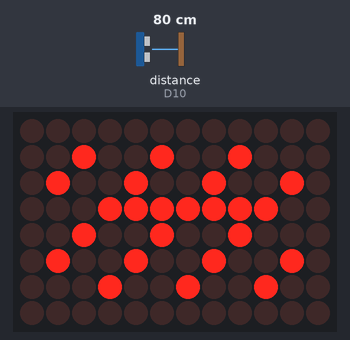
This sketch was run on a simulated Arduino Uno R4 WiFi. Shown: 12×8 LED matrix. Wiring (inferred from the names in the program): ultrasonic range finder: trigger D9; echo D10. The inputs (shaded band) are chosen by the test bench; at power-on: distance to the obstacle (sensor on D10) 80 cm. The echo pulse lasts 58.3 µs per cm; WiFi joins after 1.5 s; servers stay silent unless stated; uploads are accepted with an empty reply; what the sketch prints to the serial monitor is not drawn.

Above: at 0.1 s.

The sketch:

ARIA_UNO_R4_WiFi.ino
```cpp
#include <WiFiS3.h>
#include <Arduino_LED_Matrix.h>

// Change these values before uploading.
const char WIFI_SSID[] = ".@ iMake WiFi";
const char WIFI_PASS[] = "imake1234";
const char CLOUD_HOST[] = "roject-a-r-i-a.onrender.com"; // hostname only, no https://
const char DEVICE_TOKEN[] = "02ce576839ed8d0913243f01870f4f42e4651e409dcf0e5f"; // same as cloud environment variable
const int CLOUD_PORT = 443;
const int TRIG_PIN = 9;
const int ECHO_PIN = 10;

ArduinoLEDMatrix matrix;
WiFiSSLClient client;
unsigned long lastPost = 0;
unsigned long lastGesture = 0;
unsigned long nearSince = 0;
bool nearLatched = false;
String currentTopic = "HEART";

void showTopic(const String& topic) {
  // Built-in LED matrix animation: center marker for each topic.
  uint8_t frame[8][12] = {};
  int n = topic == "HEART" ? 3 : topic == "BRAIN" ? 5 : topic == "LUNGS" ? 7 : 9;
  for (int y = 1; y < 7; y++) for (int x = 1; x < 11; x++) {
    if ((x+y+n)%n == 0 || (y==3 && x>=3 && x<=8)) frame[y][x] = 1;
  }
  matrix.renderBitmap(frame, 8, 12);
}

long measureCm() {
  digitalWrite(TRIG_PIN, LOW); delayMicroseconds(2);
  digitalWrite(TRIG_PIN, HIGH); delayMicroseconds(10);
  digitalWrite(TRIG_PIN, LOW);
  unsigned long us = pulseIn(ECHO_PIN, HIGH, 25000UL);
  if (us == 0) return -1;
  return (long)(us / 58UL);
}

String sendTelemetry(long distance, const char* gesture) {
  if (WiFi.status() != WL_CONNECTED) return "";
  if (!client.connect(CLOUD_HOST, CLOUD_PORT)) { Serial.println("TLS connection failed"); return ""; }
  String payload = "{\"distance\":" + String(distance) + ",\"gesture\":\"" + String(gesture) + "\"}";
  client.print("POST /api/device HTTP/1.1\r\nHost: "); client.print(CLOUD_HOST);
  client.print("\r\nUser-Agent: ARIA-R4\r\nContent-Type: application/json\r\nX-Device-Token: "); client.print(DEVICE_TOKEN);
  client.print("\r\nConnection: close\r\nContent-Length: "); client.print(payload.length());
  client.print("\r\n\r\n"); client.print(payload);
  unsigned long start=millis(); String response="";
  while (millis()-start<3500) {
    while (client.available()) {char c=client.read();if(response.length()<2200)response+=c;start=millis();}
    if (!client.connected()) break;
    delay(5);
  }
  client.stop();
  // Small JSON parser without extra dependencies; only reads server's fixed topic field.
  int p=response.indexOf("\"topic\":\"");
  if (p>=0) {p+=9;int end=response.indexOf('"',p);if(end>p){String t=response.substring(p,end);if(t!=currentTopic){currentTopic=t;showTopic(t);Serial.println("Topic: "+t);}}}
  return response;
}

void setup() {
  Serial.begin(115200);
  pinMode(TRIG_PIN, OUTPUT); pinMode(ECHO_PIN, INPUT);
  matrix.begin(); showTopic(currentTopic);
  WiFi.begin(WIFI_SSID, WIFI_PASS);
  unsigned long started=millis();
  while(WiFi.status()!=WL_CONNECTED && millis()-started<20000) {delay(500);Serial.print('.');}
  Serial.println(WiFi.status()==WL_CONNECTED?"\nWiFi connected":"\nWiFi not connected");
}

void loop() {
  if(WiFi.status()!=WL_CONNECTED){static unsigned long retry=0;if(millis()-retry>12000){retry=millis();WiFi.begin(WIFI_SSID,WIFI_PASS);}delay(50);return;}
  long cm=measureCm();
  // A new hand entry triggers exactly one topic change; retract hand to re-arm.
  bool near=(cm>=5 && cm<=25);
  if(near && !nearLatched){if(nearSince==0)nearSince=millis();}
  else if(!near){nearSince=0;nearLatched=false;}
  bool swipe=false;
  if(near && !nearLatched && nearSince && millis()-nearSince>=180 && millis()-lastGesture>1500){swipe=true;nearLatched=true;lastGesture=millis();}
  if(millis()-lastPost>=900 || swipe){lastPost=millis();Serial.print("Distance: ");Serial.println(cm);sendTelemetry(cm,swipe?"SWIPE":near?"NEAR":"WAITING");}
  delay(45);
}
```
